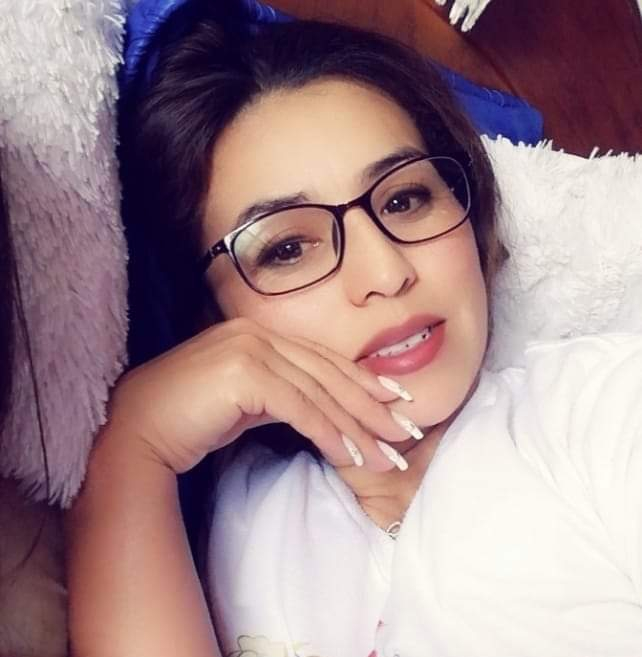
#> input picture Mini Proyectos Python JK/image to cartoon/_fotoEdilberto.jpg, 642 x 657 px, found by its file name
$ python imageToCartoon.py
#> lines starting #> are read from the running program, lines starting #| are printed output that depends on the picture
# importimg libraries
import cv2
import numpy as np

#reading image
img = cv2.imread("D:\Pruebas Python\img\_fotoEdilberto.jpg")
#> img is the input picture: shape (657, 642, 3); mean B, G, R 139.7, 134.4, 160.5

# edges
gray = cv2.cvtColor(img, cv2.COLOR_BGR2GRAY)
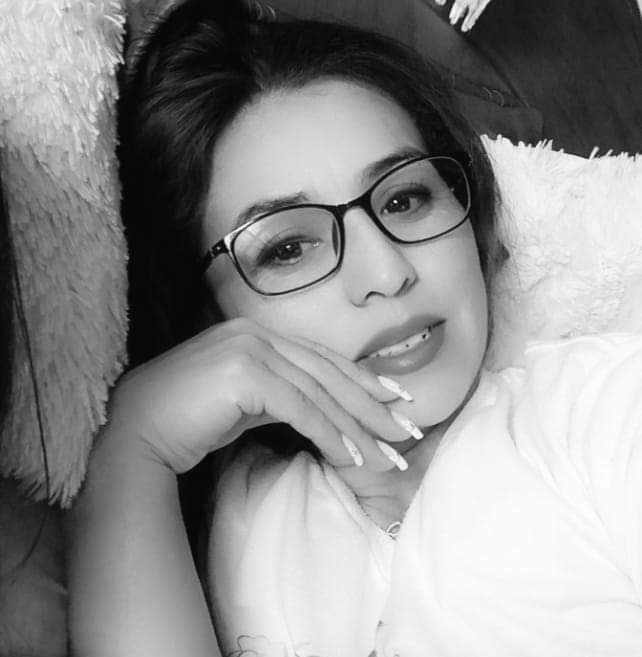
#> gray: shape (657, 642); min 5, max 254, mean 142.8
gray = cv2.medianBlur(gray, 3)
edges = cv2.adaptiveThreshold(gray, 225, cv2.ADAPTIVE_THRESH_MEAN_C, cv2.THRESH_BINARY, 3, 3)
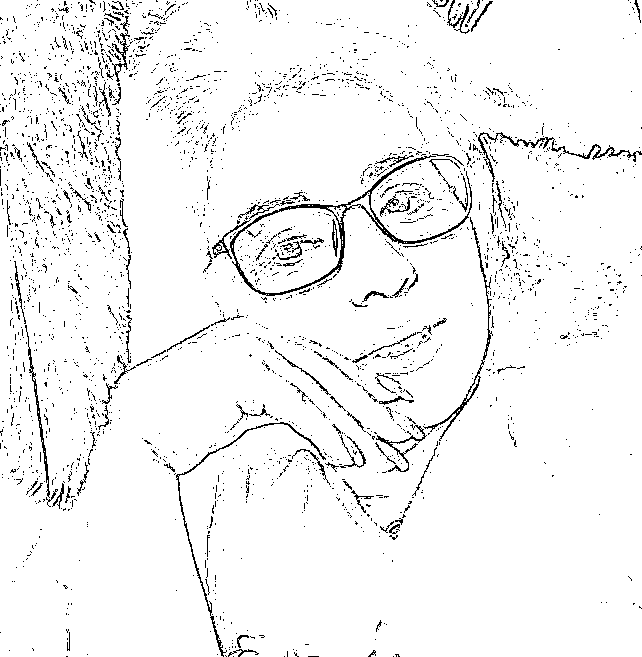
#> edges: shape (657, 642); values 0 (black) and 225 (white), 95.4% white; black in thin lines or dots

# Cartoonization
color = cv2.bilateralFilter(img, 13, 250, 250)
cartoon = cv2.bitwise_and(color, color, mask=edges)
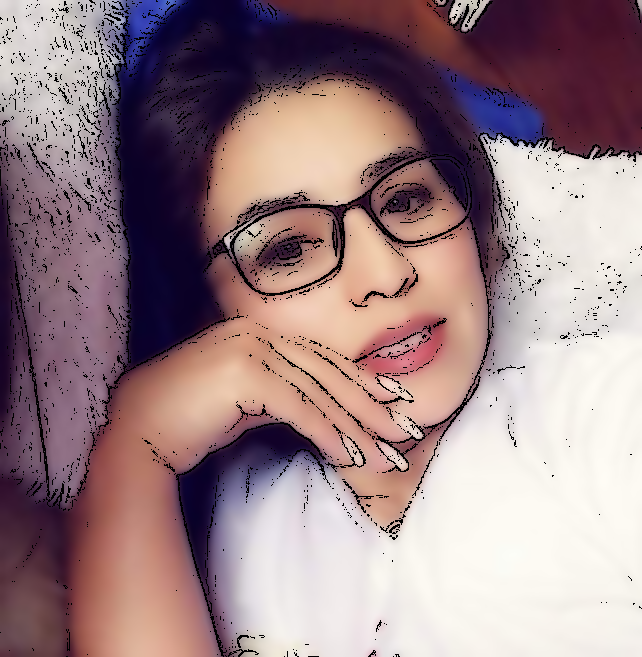
#> cartoon: shape (657, 642, 3); mean B, G, R 134.6, 130, 154.7

img1 = cv2.imshow("image", img)
img2 = cv2.imshow("edges", edges)

img3 = cv2.imwrite("Cartoon1.png", edges)


cv2.waitKey(0)
cv2.destroyAllWindows()

$ run again, with Mini Proyectos Python JK/image to cartoon/JKfotoTIC.jpg copied over Mini Proyectos Python JK/image to cartoon/_fotoEdilberto.jpg
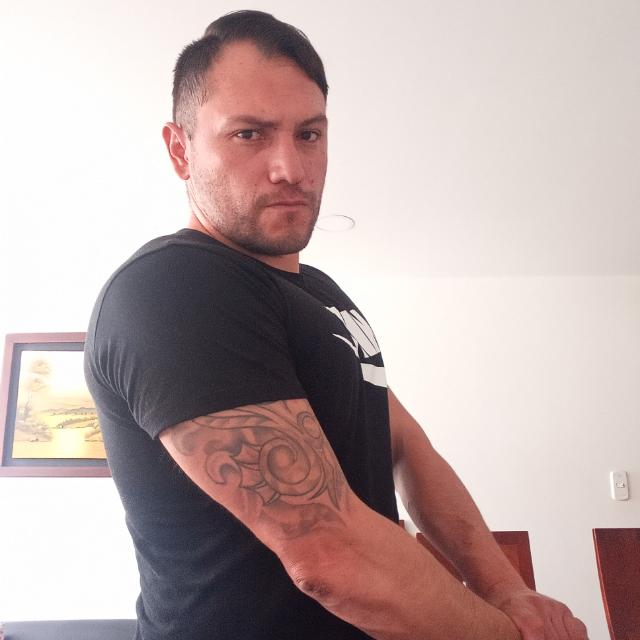
#> input picture Mini Proyectos Python JK/image to cartoon/JKfotoTIC.jpg, 640 x 640 px, found by its file name
#> img is the input picture: shape (640, 640, 3); mean B, G, R 168.8, 170.2, 188.3
#> `edges = cv2.adaptiveThreshold(gray, 225, cv2.ADAPTIVE_THRESH_MEAN_C, c..`:
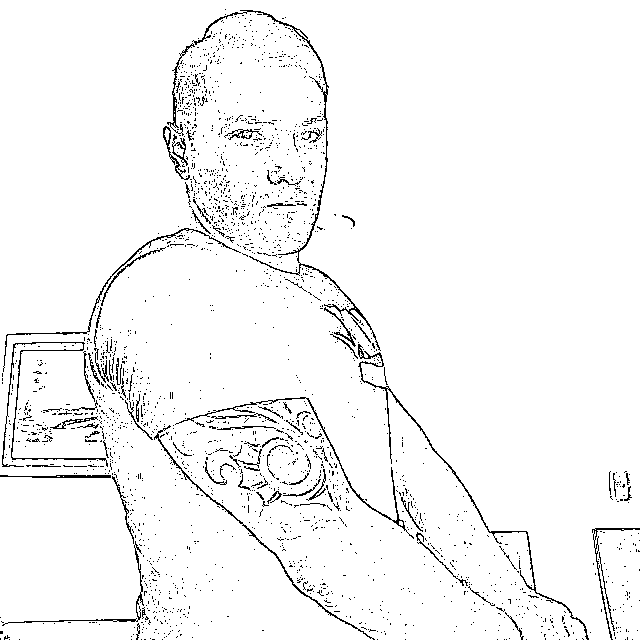
#> edges: shape (640, 640); values 0 (black) and 225 (white), 96.3% white; black in thin lines or dots
#> `cartoon = cv2.bitwise_and(color, color, mask=edges)`:
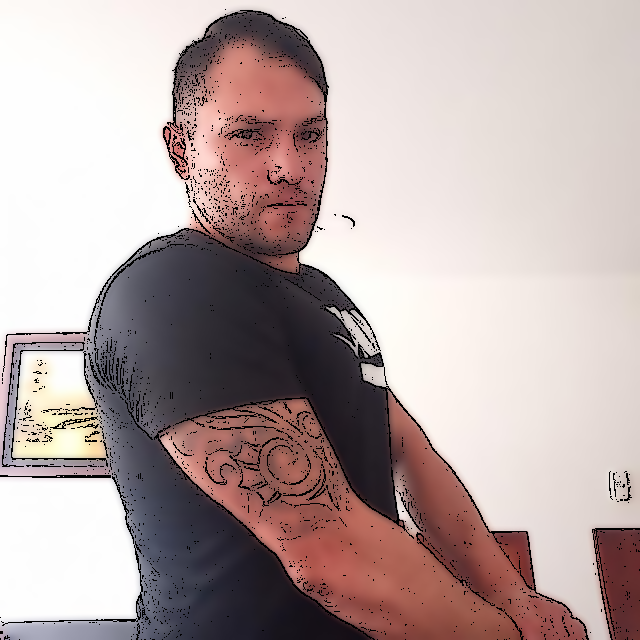
#> cartoon: shape (640, 640, 3); mean B, G, R 164.5, 165.9, 182.8
